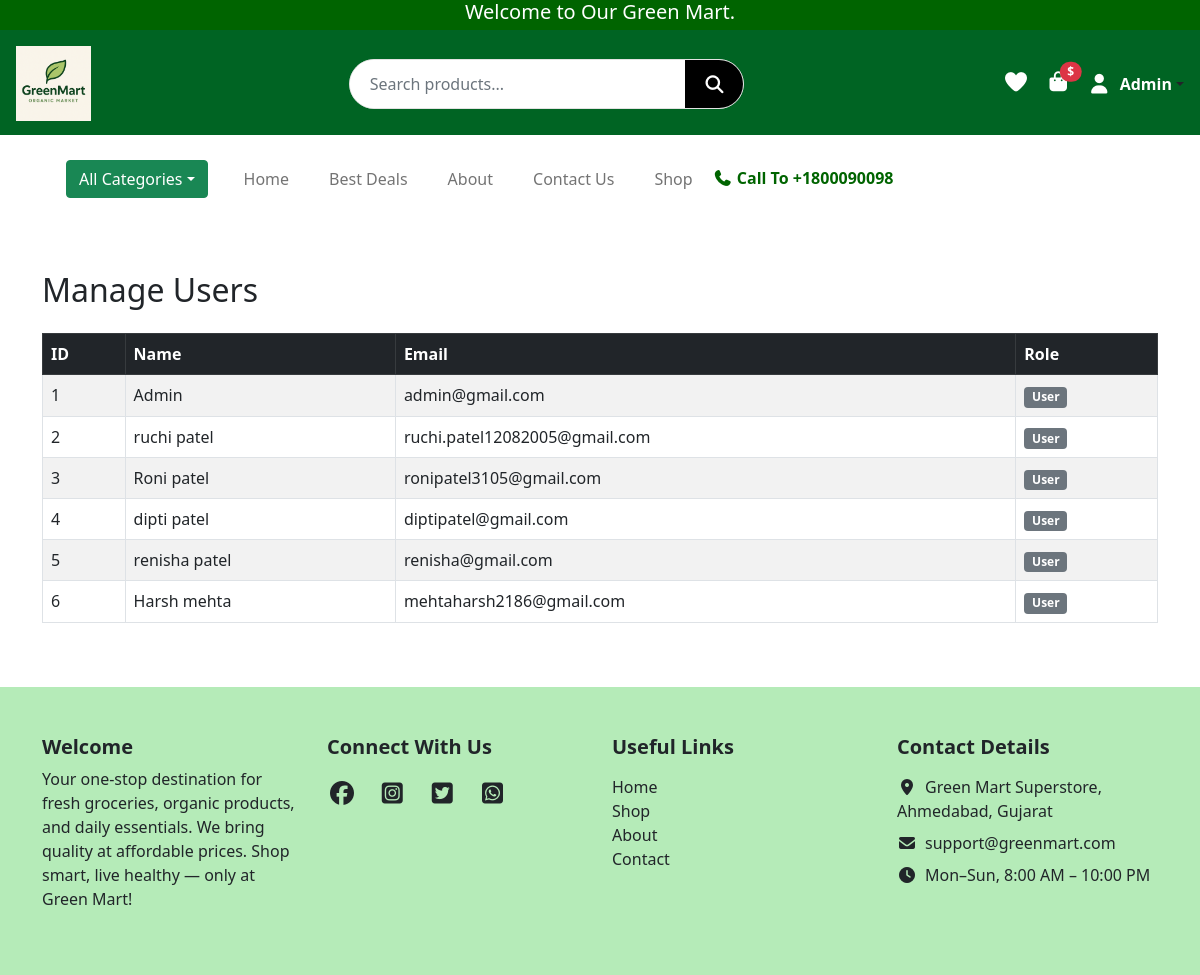
Page /admin/users (signed in) on the committed database.
### website/models.py (models this page shows, shortened)
class User(UserMixin, db.Model):
    __tablename__ = "users"
    id = db.Column(db.Integer, primary_key=True)
    name = db.Column(db.String(50), nullable=False)
    email = db.Column(db.String(120), unique=True, nullable=False)
    password_hash = db.Column(db.String(128), nullable=False)
    role = db.Column(db.String(20), default="customer")
    is_verified = db.Column(db.Boolean, default=False)

### website/admin.py (the view)
@admin.route("/admin/users")
@admin_required
def manage_users():
    users = User.query.all()
    login_form = LoginForm()
    signup_form = SignupForm()
    return render_template(
        "admin/users.html", users=users, login_form=login_form, signup_form=signup_form
    )

### website/forms.py
class LoginForm(FlaskForm):
    email = StringField("Email", validators=[DataRequired(), Email()])
    password = PasswordField("Password", validators=[DataRequired()])
    submit = SubmitField("Login")

class SignupForm(FlaskForm):
    name = StringField("Name", validators=[DataRequired(), Length(min=2, max=50)])
    email = StringField("Email", validators=[DataRequired(), Email()])
    password = PasswordField("Password", validators=[DataRequired(), Length(min=6)])
    confirm_password = PasswordField(
        "Confirm Password", validators=[DataRequired(), EqualTo("password")]
    )
    submit = SubmitField("Sign Up")

### website/admin.py (called while the page is built)
def admin_required(f):
    @wraps(f)
    @login_required
    def decorated_function(*args, **kwargs):
        if current_user.role != "admin":
            flash("Admin access required!")
            return redirect(url_for("views.home"))
        return f(*args, **kwargs)
    return decorated_function

### website/templates/admin/users.html
{% extends "base.html" %}
{% block content %}
<div class="container py-5">
    <h2 class="mb-4">Manage Users</h2>
    <table class="table table-bordered table-striped">
        <thead class="table-dark">
            <tr>
                <th>ID</th>
                <th>Name</th>
                <th>Email</th>
                <th>Role</th>
            </tr>
        </thead>
        <tbody>
            {% for user in users %}
            <tr>
                <td>{{ user.id }}</td>
                <td>{{ user.name }}</td>
                <td>{{ user.email }}</td>
                <td>
                    {% if user.is_admin %}
                        <span class="badge bg-success">Admin</span>
                    {% else %}
                        <span class="badge bg-secondary">User</span>
                    {% endif %}
                </td>
            </tr>
            {% endfor %}
        </tbody>
    </table>
</div>
{% endblock %}

### website/templates/base.html (shortened to what this page needs)
<!DOCTYPE html>
<html lang="en">
<head>
  <link rel="stylesheet" href="{{ url_for('static', filename='css/style.css') }}">
  <link href="https://cdn.jsdelivr.net/npm/bootstrap@5.0.2/dist/css/bootstrap.min.css" rel="stylesheet">
  <link rel="stylesheet" href="https://cdnjs.cloudflare.com/ajax/libs/font-awesome/7.0.1/css/all.min.css">
  <link rel="stylesheet" href="https://cdn.jsdelivr.net/npm/bootstrap-icons@1.11.1/font/bootstrap-icons.css">
  <link href="https://cdn.jsdelivr.net/npm/bootstrap-icons@1.11.1/font/bootstrap-icons.css" rel="stylesheet">
</head>
<body>
<div class="container-fluid top-header">
  <h5 class="text-center mb-0">Welcome to Our Green Mart.</h5>
</div>
<header class="main-header d-flex flex-wrap align-items-center justify-content-between p-3">
  <div class="logo-area">
    <a href="{{ url_for('views.home') }}">
      <img src="{{ url_for('static', filename='images/logo.png') }}" alt="logo" class="img-fluid">
    </a>
  </div>
  <div class="search-area flex-grow-1 mx-3 position-relative d-none d-lg-flex">
    <form class="search-box d-flex" action="{{ url_for('views.search') }}" method="get">
      <input type="text" name="q" id="liveSearch" class="form-control" placeholder="Search products..." autocomplete="off">
      <button type="submit"><i class="fa-solid fa-magnifying-glass"></i></button>
    </form>
  </div>
  <div class="icons-area d-flex align-items-center gap-3 flex-shrink-0">
    <a href="{{ url_for('views.wishlist') }}"><i class="fa-solid fa-heart"></i></a>
    <div class="cart-box position-relative">
      <a href="{{ url_for('views.cart') }}">
        <i class="fa-solid fa-bag-shopping fs-5"></i>
      </a>
      <span class="cart-price position-absolute top-0 start-100 translate-middle badge rounded-pill bg-danger">
        ${{ subtotal }}
      </span>
    </div>
    {% if current_user.is_authenticated %}
    <div class="dropdown">
      <a class="d-flex align-items-center text-dark text-decoration-none dropdown-toggle" data-bs-toggle="dropdown">
        <i class="fa-solid fa-user fs-5"></i>
        <span class="ms-2 fw-bold" style="color:white;">{{ current_user.name }}</span>
      </a>
    </div>
    {% else %}
      <i class="fa-solid fa-user fs-5" data-bs-toggle="modal" data-bs-target="#loginModal"></i>
    {% endif %}
  </div>
</header>
<div class="container nav">
  <nav class="navbar navbar-expand-lg navbar-light bg-white p-4">
    <div class="container-fluid">
      <div class="dropdown me-3">
        <button class="btn btn-success dropdown-toggle" data-bs-toggle="dropdown">All Categories</button>
      </div>
      <div class="collapse navbar-collapse" id="mainNavbar">
        <ul class="navbar-nav me-auto mb-2 mb-lg-0">
          <li class="nav-item"><a class="nav-link" href="{{ url_for('views.home') }}">Home</a></li>
          <li class="nav-item"><a class="nav-link" href="{{ url_for('views.best_deals') }}">Best Deals</a></li>
          <li class="nav-item"><a class="nav-link" href="{{ url_for('views.about') }}">About</a></li>
          <li class="nav-item"><a class="nav-link" href="{{ url_for('views.contact') }}">Contact Us</a></li>
          <li class="nav-item"><a class="nav-link" href="{{ url_for('views.shop') }}">Shop</a></li>
        </ul>
        <h6 class="mb-0 ms-auto"><i class="fa-solid fa-phone"></i> Call To +1800090098</h6>
      </div>
    </div>
  </nav>
</div>
{% block content %}{% endblock %}
<footer class="text-dark py-5" style="background-color: #13be1e50;">
  <div class="container">
    <div class="row g-4">
      <div class="col-12 col-md-3">
        <h5 class="fw-bold">Welcome</h5>
        <p>Your one-stop destination for fresh groceries, organic products, and daily essentials.
          We bring quality at affordable prices. Shop smart, live healthy — only at Green Mart!</p>
      </div>
      <div class="col-12 col-md-3">
        <h5 class="fw-bold mb-3">Connect With Us</h5>
        <a href="#" class="text-dark fs-4 me-3"><i class="fa-brands fa-facebook"></i></a>
        <a href="#" class="text-dark fs-4 me-3"><i class="fa-brands fa-square-instagram"></i></a>
        <a href="#" class="text-dark fs-4 me-3"><i class="fa-brands fa-square-twitter"></i></a>
        <a href="#" class="text-dark fs-4"><i class="fa-brands fa-square-whatsapp"></i></a>
      </div>
      <div class="col-12 col-md-3">
        <h5 class="fw-bold mb-3">Useful Links</h5>
        <ul class="list-unstyled">
          <li><a href="" class="text-dark text-decoration-none">Home</a></li>
          <li><a href="" class="text-dark text-decoration-none">Shop</a></li>
          <li><a href="" class="text-dark text-decoration-none">About</a></li>
          <li><a href="" class="text-dark text-decoration-none">Contact</a></li>
        </ul>
      </div>
      <div class="col-12 col-md-3">
        <h5 class="fw-bold mb-3">Contact Details</h5>
        <ul class="list-unstyled">
          <li class="mb-2"><i class="fa-solid fa-location-dot me-2"></i>Green Mart Superstore, Ahmedabad, Gujarat</li>
          <li class="mb-2"><i class="fa-solid fa-envelope me-2"></i>support@greenmart.com</li>
          <li><i class="fa-solid fa-clock me-2"></i>Mon–Sun, 8:00 AM – 10:00 PM</li>
        </ul>
      </div>
    </div>
  </div>
</footer>
</body>
</html>

### website/static/css/style.css (style rules this page uses)
body, html { overflow-x: hidden; }
.container, .container-fluid { padding-left: 15px; padding-right: 15px; }
.top-header { background-color: #006400; color: white; height: 30px; display: flex; justify-content: center; }
.main-header { height: 105px; background: #006423; display: flex; align-items: center; justify-content: space-between; padding: 0 40px; }
.logo-area img { height: 75px; }
.search-area { flex-grow: 1; display: flex; justify-content: center; }
.search-box { width: 45%; background: #ffffff; display: flex; border-radius: 40px; overflow: hidden; border: 1px solid #e2e2e2; }
.search-box input { flex: 1; border: none; outline: none; padding: 14px 20px; font-size: 16px; }
.search-box button { width: 58px; background: #000; border: none; display: flex; justify-content: center; align-items: center; cursor: pointer; }
.search-box button i { color: white; font-size: 18px; }
.icons-area { display: flex; align-items: center; gap: 25px; }
.icons-area i { font-size: 22px; color: white; cursor: pointer; }
.cart-box { display: flex; align-items: center; gap: 5px; }
.cart-price { color: white; font-size: 17px; font-weight: 500; }
.navbar-nav .nav-link { font-size: 16px; font-weight: 500; margin: 0 12px; color: #000; }
.navbar h6 { margin: 0; font-weight: 600; color: #006400; }
li { list-style: none; }
.form-control { height: 48px; }
body { background: #f4f6f8; font-family: Arial }
input { width: 100%; padding: 10px; margin-bottom: 10px; border: 1px solid #ccc; border-radius: 5px }

### rows in the picture
User: name "Admin", id "1", email "admin@gmail.com"
User: id "2", name "ruchi patel", email "ruchi.patel12082005@gmail.com"
User: id "3", name "Roni patel", email "ronipatel3105@gmail.com"
User: id "4", name "dipti patel", email "diptipatel@gmail.com"
User: id "5", name "renisha patel", email "renisha@gmail.com"
User: id "6", name "Harsh mehta", email "mehtaharsh2186@gmail.com"
